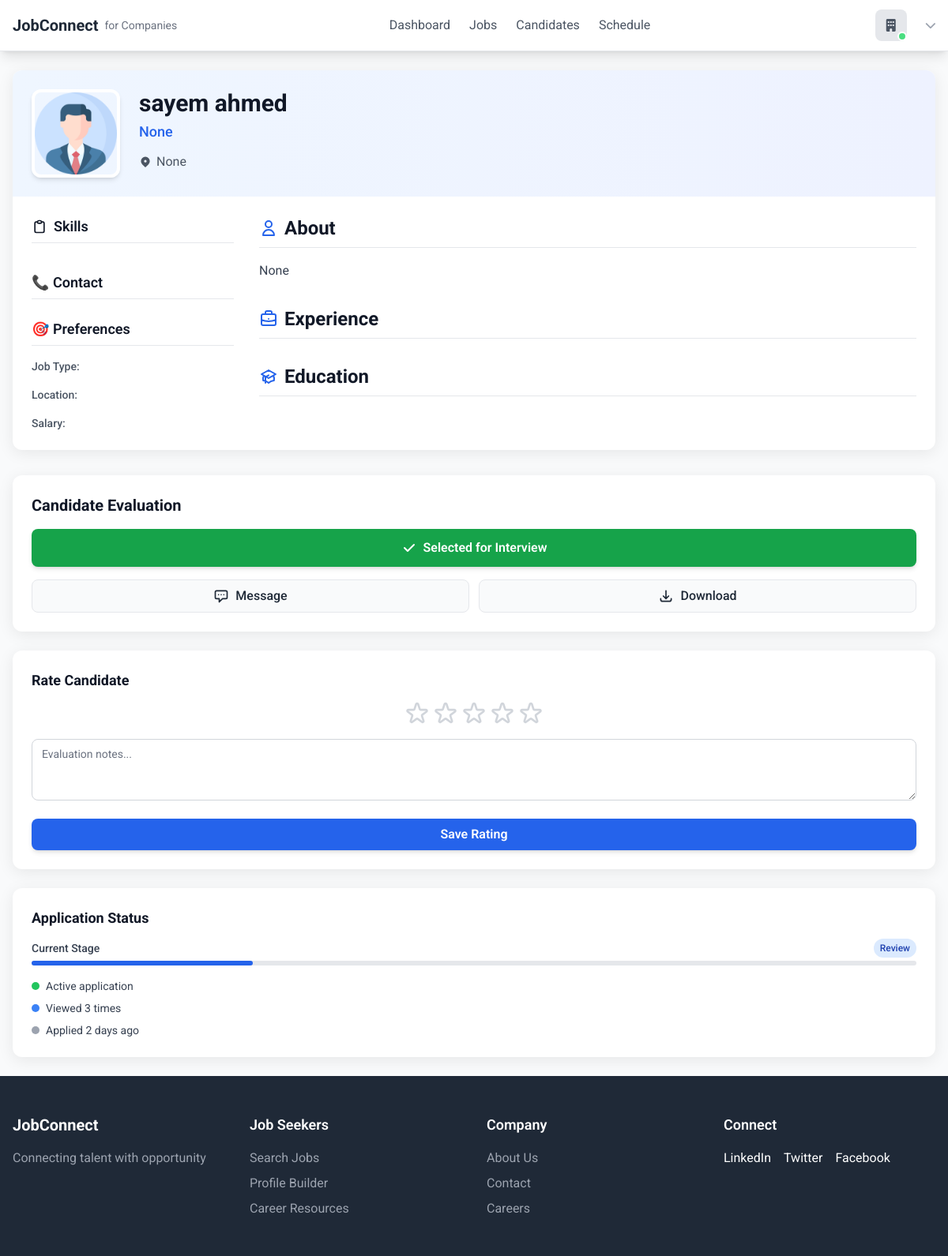
/company/view-resume/8/, run on an earlier commit of the app's database.
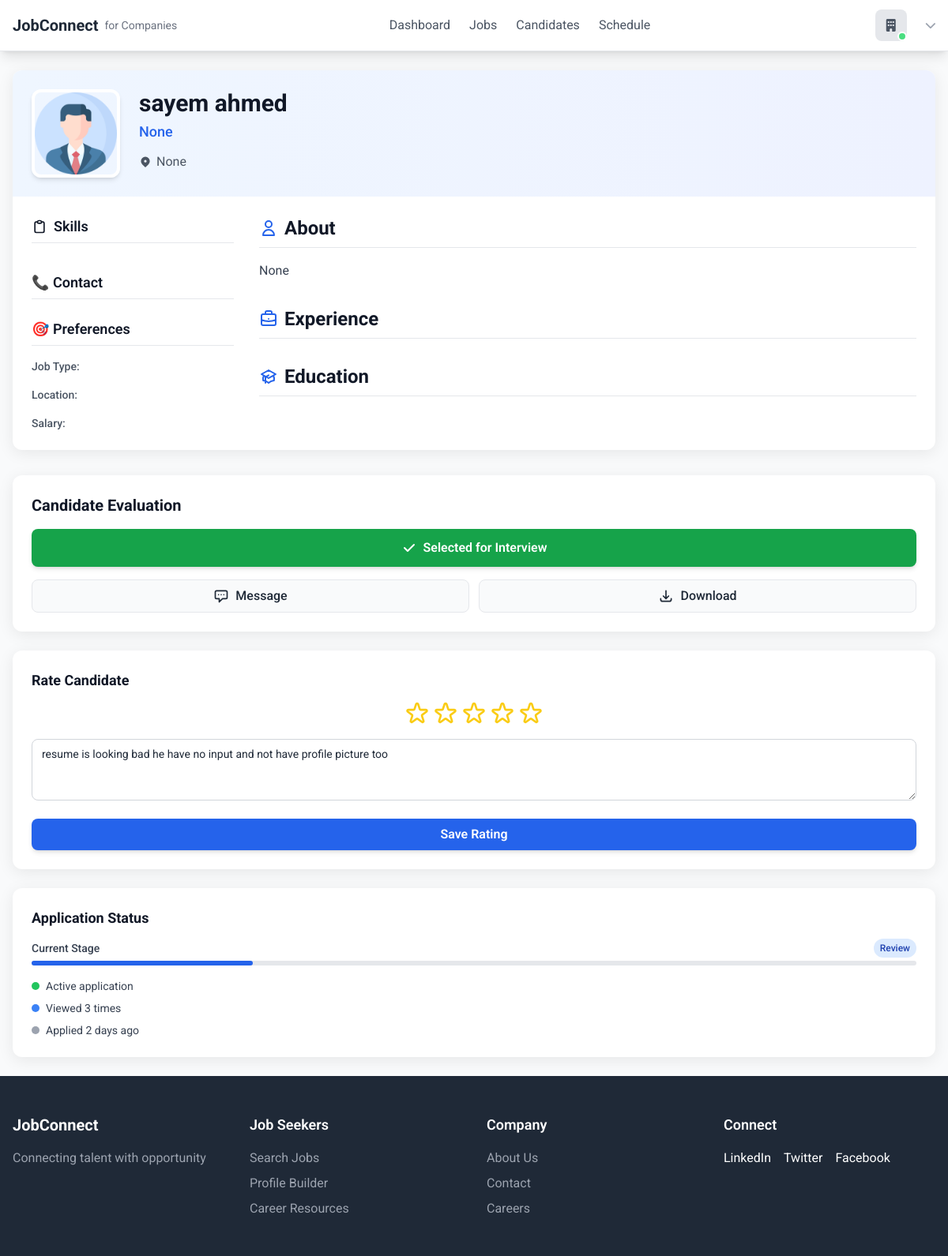
And on a later commit of the database.
### employer/models.py (models this page shows, shortened)
class Interview(models.Model):
    application = models.ForeignKey(JobApplication, on_delete=models.CASCADE)
    start_time = models.DateTimeField(blank=True, null=True)
    end_time = models.DateTimeField(blank=True, null=True)
    resume_ratings = models.SmallIntegerField(
        default=0,
        null=True,
        blank=True,
        validators=[MinValueValidator(0), MaxValueValidator(5)])
    technical_score = models.FloatField(
        default=0,
        null=True,
        blank=True,
        validators=[MinValueValidator(0), MaxValueValidator(10)])
    communication_score = models.FloatField(
        default=0,
        null=True,
        blank=True,
        validators=[MinValueValidator(0), MaxValueValidator(10)])
    problem_solving_score = models.FloatField(
        default=0,
        null=True,
        blank=True,
        validators=[MinValueValidator(0), MaxValueValidator(10)])
    resume_comments = models.TextField(null=True, blank=True)
    feedback = models.TextField(null=True, blank=True)

### employer/views.py (the view)
# urls.py: path('view-resume/<int:resume_id>/', view_resume, name='view_resume'),
def view_resume(request,resume_id):
    application = get_object_or_404(JobApplication, application_id=resume_id)
    if Interview.objects.filter(application=application).exists():
        interveiw = get_object_or_404(Interview, application=application)
    else:
        interveiw = None
    edu = application.applicant.educations.all()
    exp = application.applicant.experiences.all()
    skill = application.applicant.skills.all()
    prf = JobPreference.objects.get(profile=application.applicant)
    Cont = Contact.objects.get(profile=application.applicant)
    return render(request, 'employee/resume_view.html',{
        'intr':interveiw,
        'app': application,
        'pro': application.applicant,
        'edu':edu,
        'exp':exp,
        'skill':skill,
        'prf':prf,
        'cont':Cont
    })

### static/templates/employee/resume_view.html (shortened to what the changed rows need)
{% extends 'base.html' %}
{% block content %}
<div class="grid grid-cols-1 xl:grid-cols-[2fr_1fr] gap-8 max-w-7xl mx-auto px-4 py-6">
    <div class="bg-white rounded-xl shadow-[0_4px_20px_rgba(0,0,0,0.08)] overflow-hidden">
        <div class="bg-gradient-to-r from-blue-50 to-indigo-50 p-6 flex flex-col md:flex-row items-start gap-6">
            <div class="flex-1">
                <h1 class="text-3xl font-bold text-gray-900">
                    {% if pro.first_name %} {{pro.first_name}} {% endif %}
                </h1>
            </div>
        </div>
        <div class="p-6 grid grid-cols-1 md:grid-cols-4 gap-8">
            <div class="md:col-span-3 space-y-8">
                <div>
                    <h2 class="text-2xl font-bold text-gray-900 border-b pb-2 flex items-center">
                        <svg class="w-6 h-6 mr-2 text-blue-600" fill="none" stroke="currentColor" viewBox="0 0 24 24">
                            <path stroke-linecap="round" stroke-linejoin="round" stroke-width="2"
                                d="M16 7a4 4 0 11-8 0 4 4 0 018 0zM12 14a7 7 0 00-7 7h14a7 7 0 00-7-7z"></path>
                        </svg>
                        About
                    </h2>
                </div>
                <div>
                    <h2 class="text-2xl font-bold text-gray-900 border-b pb-2 flex items-center">
                        Experience
                    </h2>
                </div>
                <div>
                    <h2 class="text-2xl font-bold text-gray-900 border-b pb-2 flex items-center">
                        Education
                    </h2>
                </div>
            </div>
        </div>
    </div>
    <div class="space-y-6">
        <div class="bg-white rounded-xl shadow-[0_4px_20px_rgba(0,0,0,0.08)] p-6">
            <h3 class="text-lg font-bold text-gray-900 mb-3">Rate Candidate</h3>
            <div class="flex items-center justify-center space-x-1 mb-4" id="rating-stars">
                {% for i in "12345" %}
                <svg class="w-8 h-8 cursor-pointer star {% if intr.resume_ratings >= forloop.counter %}text-yellow-400{% else %}text-gray-300 {% endif %}"
                    fill="{% if candidate.resume_ratings >= forloop.counter %}currentColor{% else %}none{% endif %}"
                    stroke="currentColor" viewBox="0 0 24 24" data-rating="{{ forloop.counter }}">
                    <path stroke-linecap="round" stroke-linejoin="round" stroke-width="2"
                        d="M11.049 2.927c.3-.921 1.603-.921 1.902 0l1.519 4.674a1 1 0 00.95.69h4.915c.969 0 1.371 1.24.588 1.81l-3.976 2.888a1 1 0 00-.363 1.118l1.518 4.674c.3.922-.755 1.688-1.538 1.118l-3.976-2.888a1 1 0 00-1.176 0l-3.976 2.888c-.783.57-1.838-.197-1.538-1.118l1.518-4.674a1 1 0 00-.363-1.118l-3.976-2.888c-.784-.57-.38-1.81.588-1.81h4.914a1 1 0 00.951-.69l1.519-4.674z">
                    </path>
                </svg>
                {% endfor %}
            </div>
            <textarea id="evaluation-notes"
                class="w-full px-3 py-2 border border-gray-300 text-gray-800 rounded-lg focus:outline-none focus:ring-2 focus:ring-blue-500 focus:border-blue-500 text-sm"
                rows="3" placeholder="Evaluation notes...">{{ intr.resume_comments|default:'' }}</textarea>
            <button onclick="saveRating({{ intr.application.application_id }})"
                class="mt-4 w-full bg-blue-600 hover:bg-blue-700 text-white font-semibold py-2 px-4 rounded-lg transition-all duration-200 flex items-center justify-center shadow-md hover:shadow-lg"
                id="save-btn">
                Save Rating
            </button>
        </div>
    </div>
</div>
{% endblock content %}

What changed in the data, as far as the page shows it:
now on this page (row edited): Interview: resume_ratings 5 (drawn), resume_comments "resume is looking bad he have no input and not have profile picture too"
